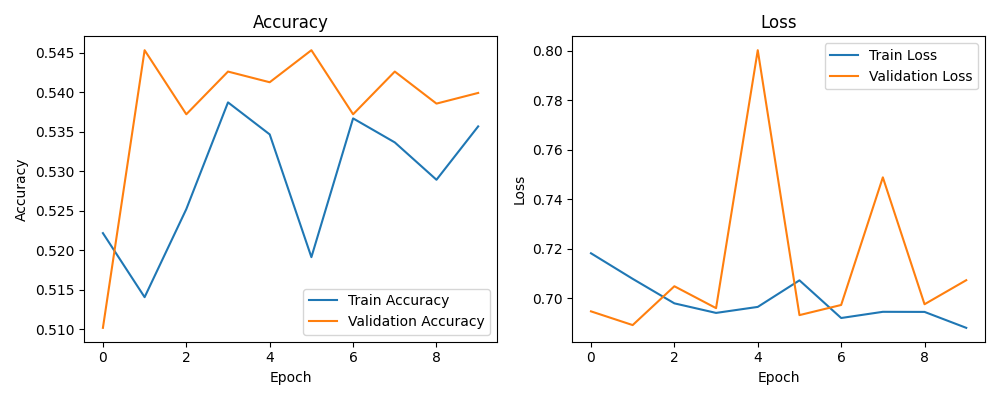

Write Python code to recreate this figure.
import tensorflow as tf
from tensorflow.keras import layers, models
from tensorflow.keras.applications import ResNet50
import matplotlib.pyplot as plt

data_dir = 'dataset'

img_height, img_width = 224, 224
batch_size = 16
epochs = 10

# Loading dataset
train_ds = tf.keras.utils.image_dataset_from_directory(
    data_dir,
    validation_split=0.2,
    subset="training",
    seed=123,
    image_size=(img_height, img_width),
    batch_size=batch_size
)

val_ds = tf.keras.utils.image_dataset_from_directory(
    data_dir,
    validation_split=0.2,
    subset="validation",
    seed=123,
    image_size=(img_height, img_width),
    batch_size=batch_size
)

# load ResNet50 model
base_model = ResNet50(
    weights='imagenet',
    include_top=False,
    input_shape=(img_height, img_width, 3)
)

# ResNet50 layers
base_model.trainable = False

# Building ResNet50 model
model = models.Sequential([
    layers.Rescaling(1./255, input_shape=(img_height, img_width, 3)),
    base_model,
    layers.GlobalAveragePooling2D(),
    layers.Dense(64, activation='relu'),
    layers.Dense(1, activation='sigmoid')
])

# compile model
model.compile(
    optimizer='adam',
    loss='binary_crossentropy',
    metrics=['accuracy']
)

# model training
history = model.fit(
    train_ds,
    validation_data=val_ds,
    epochs=epochs
)

# save trained model
model.save('resnet50_model.h5')
print("Model saved as 'resnet50_model.h5'")

# plot accuracy and loss graphs
plt.figure(figsize=(10,4))

# accuracy graph
plt.subplot(1,2,1)
plt.plot(history.history['accuracy'], label='Train Accuracy')
plt.plot(history.history['val_accuracy'], label='Validation Accuracy')
plt.title('Accuracy')
plt.xlabel('Epoch')
plt.ylabel('Accuracy')
plt.legend()

# loss graph
plt.subplot(1,2,2)
plt.plot(history.history['loss'], label='Train Loss')
plt.plot(history.history['val_loss'], label='Validation Loss')
plt.title('Loss')
plt.xlabel('Epoch')
plt.ylabel('Loss')
plt.legend()

plt.tight_layout()
plt.show()
